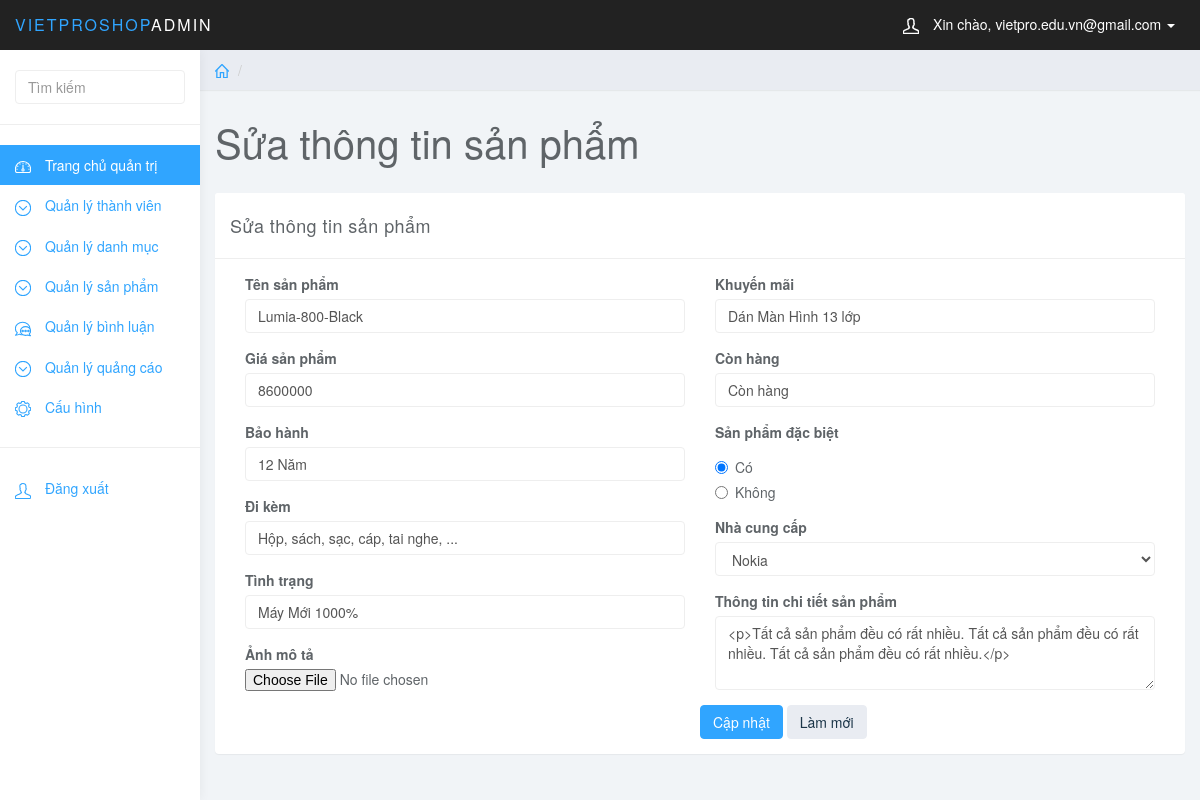
Screenshot of /quantri.php?page_layout=suasp&id_sp=31 (signed in) with the database file from the repository.
### tables this page shows
CREATE TABLE `sanpham` (
  `id_sp` int(11) UNSIGNED NOT NULL,
  `id_dm` int(11) UNSIGNED NOT NULL,
  `ten_sp` varchar(255) NOT NULL,
  `anh_sp` varchar(255) NOT NULL,
  `gia_sp` varchar(255) NOT NULL,
  `bao_hanh` varchar(255) NOT NULL,
  `phu_kien` varchar(255) NOT NULL,
  `tinh_trang` varchar(255) NOT NULL,
  `khuyen_mai` varchar(255) NOT NULL,
  `trang_thai` varchar(255) NOT NULL,
  `dac_biet` int(1) NOT NULL,
  `chi_tiet_sp` longtext NOT NULL
);

CREATE TABLE `dmsanpham` (
  `id_dm` int(10) NOT NULL,
  `ten_dm` varchar(255) NOT NULL
);

### suasp.php (the view, shortened to what this page needs)
<?php
$id_sp = $_GET["id_sp"];
$sqlDm = "SELECT * FROM dmsanpham";
$queryDm = mysqli_query($dbConnect, $sqlDm);
$sql = "SELECT * FROM sanpham WHERE id_sp=$id_sp";
$query = mysqli_query($dbConnect, $sql);
$row = mysqli_fetch_array($query);
?>
<div class="row">
	<ol class="breadcrumb">
		<li><a href="#">
        <svg class="glyph stroked home">
          <use xlink:href="#stroked-home"></use>
        </svg>
        </a>
		</li>
		<li class="active"></li>
	</ol>
</div>
<div class="row">
	<div class="col-lg-12">
		<h1 class="page-header">Sửa thông tin sản phẩm</h1>
	</div>
</div>
<div class="row">
	<div class="col-lg-12">
		<div class="panel panel-default">
			<div class="panel-heading">Sửa thông tin sản phẩm</div>
			<div class="panel-body">
				<form method="post" enctype="multipart/form-data" role="form">
					<div class="col-md-6">
						<div class="form-group">
							<label>Tên sản phẩm</label>
							<input type="text" class="form-control" name="ten_sp" value="<?php
								if(isset($_POST['ten_sp'])){
									echo $_POST['ten_sp'];
								} else {
									echo $row['ten_sp'];
								}
								 ?>" required="">
						</div>
						<div class="form-group">
							<label>Giá sản phẩm</label>
							<input type="text" class="form-control" name="gia_sp" value="<?php
								if(isset($_POST['gia_sp'])){
									echo $_POST['gia_sp'];
								} else {
									echo $row['gia_sp'];
								}
								 ?>" required="">
						</div>
						<div class="form-group">
							<label>Bảo hành</label>
							<input type="text" class="form-control" name="bao_hanh" value="<?php
								if(isset($_POST['bao_hanh'])){
									echo $_POST['bao_hanh'];
								} else {
									echo $row['bao_hanh'];
								}
								 ?>" required="">
						</div>
						<div class="form-group">
							<label>Đi kèm</label>
							<input type="text" class="form-control" name="phu_kien" value="<?php
								if(isset($_POST['phu_kien'])){
									echo $_POST['phu_kien'];
								} else {
									echo $row['phu_kien'];
								}
								 ?>" required="">
						</div>
						<div class="form-group">
							<label>Tình trạng</label>
							<input type="text" class="form-control" name="tinh_trang" value="<?php
								if(isset($_POST['tinh_trang'])){
									echo $_POST['tinh_trang'];
								} else {
									echo $row['tinh_trang'];
								}
								 ?>" required="">
						</div>
						<div class="form-group">
							<label>Ảnh mô tả</label>
							<input type="file" name="anh_sp">
						</div>
					</div>
					<div class="col-md-6">
						<div class="form-group">
							<label>Khuyến mãi</label>
							<input type="text" class="form-control" name="khuyen_mai" value="<?php
								if(isset($_POST['khuyen_mai'])){
									echo $_POST['khuyen_mai'];
								} else {
									echo $row['khuyen_mai'];
								}
								 ?>" required="">
						</div>
						<div class="form-group">
							<label>Còn hàng</label>
							<input type="text" class="form-control" name="trang_thai" value="<?php
								if(isset($_POST['trang_thai'])){
									echo $_POST['trang_thai'];
								} else {
									echo $row['trang_thai'];
								}
								 ?>" required="">
						</div>
						<div class="form-group">
							<label>Sản phẩm đặc biệt</label>
							<div class="radio">
								<label>
                    <input type="radio" name="dac_biet"
                    <?php
						   if($row["dac_biet"] == 1){
							   echo "checked";
						   }
						   ?>
                    id="optionsRadios1" value=1>
                    Có </label>
							</div>
							<div class="radio">
								<label>
                    <input type="radio" name="dac_biet"
                    <?php
						   if($row["dac_biet"] == 0){
							   echo "checked";
						   }
						   ?>
                      id="optionsRadios2" value=0>
                    Không </label>
							</div>
						</div>
						<div class="form-group">
							<label>Nhà cung cấp</label>
							<select name="id_dm" class="form-control">
							<?php
								while($rowDm = mysqli_fetch_array($queryDm) ){
								?>
								<option
								<?php
									if($row["id_dm"] == $rowDm["id_dm"]){
										echo "selected = 'selected'";
									}
									?>
								  value="<?php echo $rowDm['id_dm']; ?>"><?php echo $rowDm["ten_dm"]; ?></option>
							<?php
								}
								?>
							</select>
						</div>
						<div class="form-group">
							<label>Thông tin chi tiết sản phẩm</label>
							<textarea required class="form-control" rows="3" name="chi_tiet_sp"><?php
								if(isset($_POST['chi_tiet_sp'])){
									echo $_POST['chi_tiet_sp'];
								} else {
									echo $row['chi_tiet_sp'];
								}
								 ?></textarea>
						</div>
					</div>
					<button type="submit" class="btn btn-primary" name="submit">Cập nhật</button>
					<button type="reset" class="btn btn-default" name="reset">Làm mới</button>
				</form>
			</div>
		</div>
	</div>
</div>

### css/styles.css (style rules this page uses)
body { background: #f1f4f7; padding-top: 50px; color: #5f6468; }
a, a:hover, a:focus { color: #30a5ff; }
h1, h2, h3, h4, h5, h6 { color: #5f6468; }
h1 { font-weight: 300; font-size: 40px; }
.form-control { border: 1px solid #eee; box-shadow: none; }
.btn-default, .btn-default:hover, .btn-default:focus, .btn-default:active, .btn-default.active, .open > .dropdown-toggle.btn-default, .btn-default.disabled, .btn-default[disabled], fieldset[disabled] .btn-default, .btn-default.disabled:hover, .btn-default[disabled]:hover, fieldset[disabled] .btn-default:hover, .btn-default.disabled:focus, .btn-default[disabled]:focus, fieldset[disabled] .btn-default:focus, .btn-default.disabled:active, .btn-default[disabled]:active, fieldset[disabled] .btn-default:active, .btn-default.disabled.active, .btn-default[disabled].active, fieldset[disabled] .btn-default.active { background-color: #e9ecf2; border-color: #e9ecf2; color: #1b3548; }
.btn-primary, .btn-primary:hover, .btn-primary:focus, .btn-primary:active, .btn-primary.active, .open > .dropdown-toggle.btn-primary, .btn-primary.disabled, .btn-primary[disabled], fieldset[disabled] .btn-primary, .btn-primary.disabled:hover, .btn-primary[disabled]:hover, fieldset[disabled] .btn-primary:hover, .btn-primary.disabled:focus, .btn-primary[disabled]:focus, fieldset[disabled] .btn-primary:focus, .btn-primary.disabled:active, .btn-primary[disabled]:active, fieldset[disabled] .btn-primary:active, .btn-primary.disabled.active, .btn-primary[disabled].active, fieldset[disabled] .btn-primary.active { background-color: #30a5ff; border-color: #30a5ff; }
.panel { border: 0; }
.panel-heading { font-size: 18px; font-weight: 300; letter-spacing: 0.025em; height: 66px; line-height: 45px; }
.panel-default .panel-heading { background: #fff; border-bottom: 1px solid #eee; color: #5f6468; }
.breadcrumb { border-radius: 0; padding: 10px 15px; background: #e9ecf2; box-shadow: 0 1px 1px rgba(0, 0, 0, .05); margin: 0 ; }
h1.page-header { margin-top: 30px; border-bottom: 0; }
.breadcrumb .glyph { height: 14px; width: 14px; margin: -2px 0 0 0; stroke-width: 4px; }

### rows the page displays
sanpham: ten_sp "Lumia-800-Black", gia_sp "8600000", bao_hanh "12 Năm", phu_kien "Hộp, sách, sạc, cáp, tai nghe, ...", tinh_trang "Máy Mới 1000%", khuyen_mai "Dán Màn Hình 13 lớp", trang_thai "Còn hàng", dac_biet "☑ Có", dac_biet "☐ Không", id_dm "Nokia", chi_tiet_sp "<p>Tất cả sản phẩm đều có rất nhiều. Tất cả sản phẩm đều có rất nhiều. Tất cả sản phẩm đều có rất nhiều.</p>"

### other values shown
$_SESSION["email"] "vietpro.edu.vn@gmail.com"
